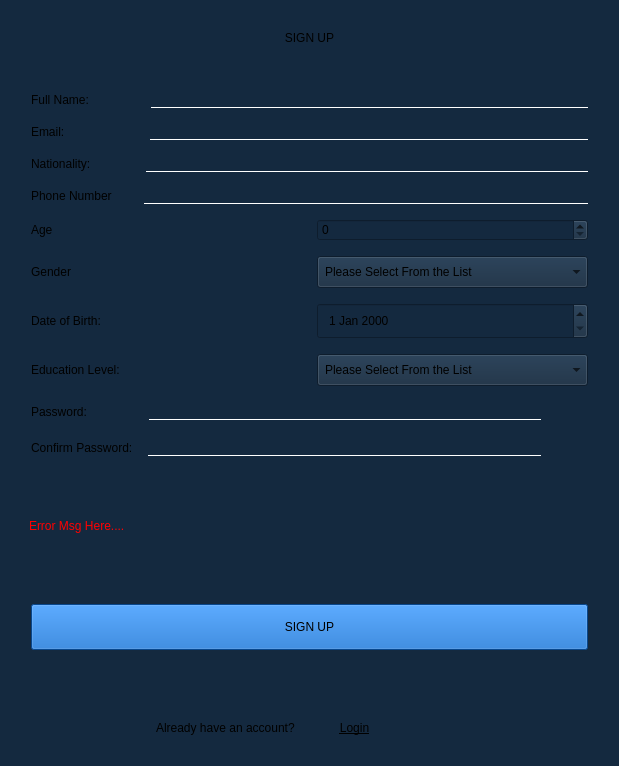
<?xml version="1.0" encoding="UTF-8"?>
<ui version="4.0">
 <class>applicantRegistration</class>
 <widget class="QWidget" name="applicantRegistration">
  <property name="geometry">
   <rect>
    <x>0</x>
    <y>0</y>
    <width>619</width>
    <height>766</height>
   </rect>
  </property>
  <property name="minimumSize">
   <size>
    <width>596</width>
    <height>596</height>
   </size>
  </property>
  <property name="maximumSize">
   <size>
    <width>620</width>
    <height>800</height>
   </size>
  </property>
  <property name="windowTitle">
   <string>Form</string>
  </property>
  <property name="styleSheet">
   <string notr="true">QWidget{
	
	background-color: rgb(20, 41, 63);
}

QLabel{
	
	font: 600 12pt &quot;Segoe UI&quot;;
}

QLineEdit{

	border: none;
	border-bottom: 1px solid white;
	
	font: 11pt &quot;Segoe UI&quot;;

}</string>
  </property>
  <layout class="QVBoxLayout" name="verticalLayout_2">
   <item>
    <widget class="QLabel" name="label">
     <property name="styleSheet">
      <string notr="true">margin-top:20px;
font: 700 16pt &quot;Segoe UI&quot;;</string>
     </property>
     <property name="text">
      <string>SIGN UP</string>
     </property>
     <property name="alignment">
      <set>Qt::AlignmentFlag::AlignCenter</set>
     </property>
    </widget>
   </item>
   <item>
    <layout class="QVBoxLayout" name="verticalLayout">
     <property name="spacing">
      <number>15</number>
     </property>
     <property name="leftMargin">
      <number>20</number>
     </property>
     <property name="topMargin">
      <number>40</number>
     </property>
     <property name="rightMargin">
      <number>20</number>
     </property>
     <property name="bottomMargin">
      <number>40</number>
     </property>
     <item>
      <layout class="QHBoxLayout" name="horizontalLayout">
       <item>
        <widget class="QLabel" name="label_2">
         <property name="text">
          <string>Full Name:              </string>
         </property>
        </widget>
       </item>
       <item>
        <widget class="QLineEdit" name="nameTxt"/>
       </item>
      </layout>
     </item>
     <item>
      <layout class="QHBoxLayout" name="horizontalLayout_2">
       <item>
        <widget class="QLabel" name="label_3">
         <property name="text">
          <string>Email:                     </string>
         </property>
        </widget>
       </item>
       <item>
        <widget class="QLineEdit" name="emailTxt"/>
       </item>
      </layout>
     </item>
     <item>
      <layout class="QHBoxLayout" name="horizontalLayout_4">
       <item>
        <widget class="QLabel" name="label_5">
         <property name="text">
          <string>Nationality:            </string>
         </property>
        </widget>
       </item>
       <item>
        <widget class="QLineEdit" name="nationalityTxt"/>
       </item>
      </layout>
     </item>
     <item>
      <layout class="QHBoxLayout" name="horizontalLayout_10">
       <item>
        <widget class="QLabel" name="label_11">
         <property name="text">
          <string>Phone Number     </string>
         </property>
        </widget>
       </item>
       <item>
        <widget class="QLineEdit" name="phoneNumTxt"/>
       </item>
      </layout>
     </item>
     <item>
      <layout class="QHBoxLayout" name="horizontalLayout_9">
       <item>
        <widget class="QLabel" name="label_10">
         <property name="text">
          <string>Age</string>
         </property>
        </widget>
       </item>
       <item>
        <widget class="QSpinBox" name="ageSpinBox"/>
       </item>
      </layout>
     </item>
     <item>
      <layout class="QHBoxLayout" name="horizontalLayout_11">
       <item>
        <widget class="QLabel" name="label_12">
         <property name="text">
          <string>Gender</string>
         </property>
        </widget>
       </item>
       <item>
        <widget class="QComboBox" name="genderCombo">
         <property name="styleSheet">
          <string notr="true">padding:7px;
font: 11pt &quot;Segoe UI&quot;;
</string>
         </property>
         <property name="editable">
          <bool>false</bool>
         </property>
         <property name="currentText">
          <string extracomment="Please Select From the List"/>
         </property>
         <property name="placeholderText">
          <string>Please Select From the List</string>
         </property>
        </widget>
       </item>
      </layout>
     </item>
     <item>
      <layout class="QHBoxLayout" name="horizontalLayout_3">
       <item>
        <widget class="QLabel" name="label_4">
         <property name="text">
          <string>Date of Birth:</string>
         </property>
        </widget>
       </item>
       <item>
        <widget class="QDateEdit" name="DOBdateEdit">
         <property name="styleSheet">
          <string notr="true">padding:7px;
font: 11pt &quot;Segoe UI&quot;;
</string>
         </property>
        </widget>
       </item>
      </layout>
     </item>
     <item>
      <layout class="QHBoxLayout" name="horizontalLayout_5">
       <item>
        <widget class="QLabel" name="label_6">
         <property name="text">
          <string>Education Level:</string>
         </property>
        </widget>
       </item>
       <item>
        <widget class="QComboBox" name="educationCombo">
         <property name="styleSheet">
          <string notr="true">padding:7px;
font: 11pt &quot;Segoe UI&quot;;
</string>
         </property>
         <property name="editable">
          <bool>false</bool>
         </property>
         <property name="currentText">
          <string extracomment="Please Select From the List"/>
         </property>
         <property name="placeholderText">
          <string>Please Select From the List</string>
         </property>
        </widget>
       </item>
      </layout>
     </item>
     <item>
      <layout class="QHBoxLayout" name="horizontalLayout_6">
       <item>
        <widget class="QLabel" name="label_7">
         <property name="text">
          <string>Password:              </string>
         </property>
        </widget>
       </item>
       <item>
        <widget class="QLineEdit" name="passTxt">
         <property name="echoMode">
          <enum>QLineEdit::EchoMode::Password</enum>
         </property>
        </widget>
       </item>
       <item>
        <widget class="QPushButton" name="showHidePassBtn">
         <property name="cursor">
          <cursorShape>PointingHandCursor</cursorShape>
         </property>
         <property name="styleSheet">
          <string notr="true">border:none;
margin-top:7px;</string>
         </property>
         <property name="text">
          <string/>
         </property>
         <property name="icon">
          <iconset resource="../../projectRescources.qrc">
           <normaloff>:/icons/seeWhiteIcon.png</normaloff>:/icons/seeWhiteIcon.png</iconset>
         </property>
         <property name="iconSize">
          <size>
           <width>20</width>
           <height>20</height>
          </size>
         </property>
        </widget>
       </item>
      </layout>
     </item>
     <item>
      <layout class="QHBoxLayout" name="horizontalLayout_7">
       <item>
        <widget class="QLabel" name="label_8">
         <property name="text">
          <string>Confirm Password:</string>
         </property>
        </widget>
       </item>
       <item>
        <widget class="QLineEdit" name="confirmPassTxt">
         <property name="echoMode">
          <enum>QLineEdit::EchoMode::Password</enum>
         </property>
        </widget>
       </item>
       <item>
        <widget class="QPushButton" name="showHideConfirmPassBtn">
         <property name="cursor">
          <cursorShape>PointingHandCursor</cursorShape>
         </property>
         <property name="styleSheet">
          <string notr="true">border:none;
margin-top:7px;</string>
         </property>
         <property name="text">
          <string/>
         </property>
         <property name="icon">
          <iconset resource="../../projectRescources.qrc">
           <normaloff>:/icons/seeWhiteIcon.png</normaloff>:/icons/seeWhiteIcon.png</iconset>
         </property>
         <property name="iconSize">
          <size>
           <width>20</width>
           <height>20</height>
          </size>
         </property>
        </widget>
       </item>
      </layout>
     </item>
    </layout>
   </item>
   <item>
    <widget class="QLabel" name="errorMsgLog">
     <property name="styleSheet">
      <string notr="true">color:Red;
margin-left:15px;
margin-right:15px;
margin-top:15px;</string>
     </property>
     <property name="text">
      <string>Error Msg Here....</string>
     </property>
    </widget>
   </item>
   <item>
    <spacer name="verticalSpacer">
     <property name="orientation">
      <enum>Qt::Orientation::Vertical</enum>
     </property>
     <property name="sizeHint" stdset="0">
      <size>
       <width>20</width>
       <height>4</height>
      </size>
     </property>
    </spacer>
   </item>
   <item>
    <widget class="QPushButton" name="signUpBtn">
     <property name="styleSheet">
      <string notr="true">background-color: rgb(11, 100, 197);
font: 600 12pt &quot;Segoe UI&quot;;
padding:15px;
margin-left: 20px;
margin-right: 20px;</string>
     </property>
     <property name="text">
      <string>SIGN UP</string>
     </property>
    </widget>
   </item>
   <item>
    <spacer name="verticalSpacer_2">
     <property name="orientation">
      <enum>Qt::Orientation::Vertical</enum>
     </property>
     <property name="sizeHint" stdset="0">
      <size>
       <width>20</width>
       <height>5</height>
      </size>
     </property>
    </spacer>
   </item>
   <item>
    <layout class="QHBoxLayout" name="horizontalLayout_8">
     <property name="leftMargin">
      <number>145</number>
     </property>
     <property name="rightMargin">
      <number>200</number>
     </property>
     <property name="bottomMargin">
      <number>20</number>
     </property>
     <item>
      <widget class="QLabel" name="label_9">
       <property name="text">
        <string>Already have an account?</string>
       </property>
      </widget>
     </item>
     <item>
      <widget class="QPushButton" name="goToLoginPageBtn">
       <property name="cursor">
        <cursorShape>PointingHandCursor</cursorShape>
       </property>
       <property name="styleSheet">
        <string notr="true">border:none;
font: 600 12pt &quot;Segoe UI&quot;;
text-decoration: underline;
</string>
       </property>
       <property name="text">
        <string>Login</string>
       </property>
       <property name="checkable">
        <bool>true</bool>
       </property>
      </widget>
     </item>
    </layout>
   </item>
  </layout>
 </widget>
 <resources>
  <include location="../../projectRescources.qrc"/>
 </resources>
 <connections/>
</ui>
